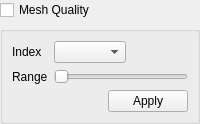
                       <widget class="QWidget" name="meshQualityInfo" native="true">
                        <layout class="QVBoxLayout" name="verticalLayout_33">
                         <property name="spacing">
                          <number>6</number>
                         </property>
                         <property name="leftMargin">
                          <number>0</number>
                         </property>
                         <property name="topMargin">
                          <number>0</number>
                         </property>
                         <property name="rightMargin">
                          <number>0</number>
                         </property>
                         <property name="bottomMargin">
                          <number>0</number>
                         </property>
                         <item>
                          <widget class="FolderHeader" name="meshQualityHeader">
                           <property name="sizePolicy">
                            <sizepolicy hsizetype="Expanding" vsizetype="Fixed">
                             <horstretch>0</horstretch>
                             <verstretch>0</verstretch>
                            </sizepolicy>
                           </property>
                           <property name="font">
                            <font>
                             <bold>false</bold>
                            </font>
                           </property>
                           <property name="text">
                            <string>Mesh Quality</string>
                           </property>
                           <property name="checked">
                            <bool>false</bool>
                           </property>
                          </widget>
                         </item>
                         <item>
                          <widget class="QGroupBox" name="meshQualityGroupBox">
                           <layout class="QVBoxLayout" name="verticalLayout_34">
                            <item>
                             <widget class="QWidget" name="widget_6" native="true">
                              <layout class="QGridLayout" name="gridLayout_5">
                               <property name="leftMargin">
                                <number>0</number>
                               </property>
                               <property name="topMargin">
                                <number>0</number>
                               </property>
                               <property name="rightMargin">
                                <number>0</number>
                               </property>
                               <property name="bottomMargin">
                                <number>0</number>
                               </property>
                               <item row="1" column="1">
                                <widget class="QLabeledDoubleRangeSlider" name="meshQualityRangeSlider">
                                 <property name="orientation">
                                  <enum>Qt::Orientation::Horizontal</enum>
                                 </property>
                                </widget>
                               </item>
                               <item row="0" column="0">
                                <widget class="QLabel" name="label_5">
                                 <property name="text">
                                  <string>Index</string>
                                 </property>
                                </widget>
                               </item>
                               <item row="1" column="0">
                                <widget class="QLabel" name="label_6">
                                 <property name="text">
                                  <string>Range</string>
                                 </property>
                                </widget>
                               </item>
                               <item row="0" column="1">
                                <widget class="QWidget" name="widget_9" native="true">
                                 <layout class="QHBoxLayout" name="horizontalLayout_14">
                                  <property name="leftMargin">
                                   <number>0</number>
                                  </property>
                                  <property name="topMargin">
                                   <number>0</number>
                                  </property>
                                  <property name="rightMargin">
                                   <number>0</number>
                                  </property>
                                  <property name="bottomMargin">
                                   <number>0</number>
                                  </property>
                                  <item>
                                   <widget class="QComboBox" name="meshQualityIndex"/>
                                  </item>
                                  <item>
                                   <spacer name="horizontalSpacer_11">
                                    <property name="orientation">
                                     <enum>Qt::Orientation::Horizontal</enum>
                                    </property>
                                    <property name="sizeHint" stdset="0">
                                     <size>
                                      <width>40</width>
                                      <height>20</height>
                                     </size>
                                    </property>
                                   </spacer>
                                  </item>
                                 </layout>
                                </widget>
                               </item>
                              </layout>
                             </widget>
                            </item>
                            <item>
                             <widget class="QWidget" name="widget_7" native="true">
                              <layout class="QHBoxLayout" name="horizontalLayout_28">
                               <property name="leftMargin">
                                <number>0</number>
                               </property>
                               <property name="topMargin">
                                <number>0</number>
                               </property>
                               <property name="rightMargin">
                                <number>0</number>
                               </property>
                               <property name="bottomMargin">
                                <number>0</number>
                               </property>
                               <item>
                                <spacer name="horizontalSpacer_10">
                                 <property name="orientation">
                                  <enum>Qt::Orientation::Horizontal</enum>
                                 </property>
                                 <property name="sizeHint" stdset="0">
                                  <size>
                                   <width>0</width>
                                   <height>20</height>
                                  </size>
                                 </property>
                                </spacer>
                               </item>
                               <item>
                                <widget class="QPushButton" name="meshQualityApply">
                                 <property name="text">
                                  <string>Apply</string>
                                 </property>
                                </widget>
                               </item>
                              </layout>
                             </widget>
                            </item>
                           </layout>
                          </widget>
                         </item>
                        </layout>
                       </widget>
